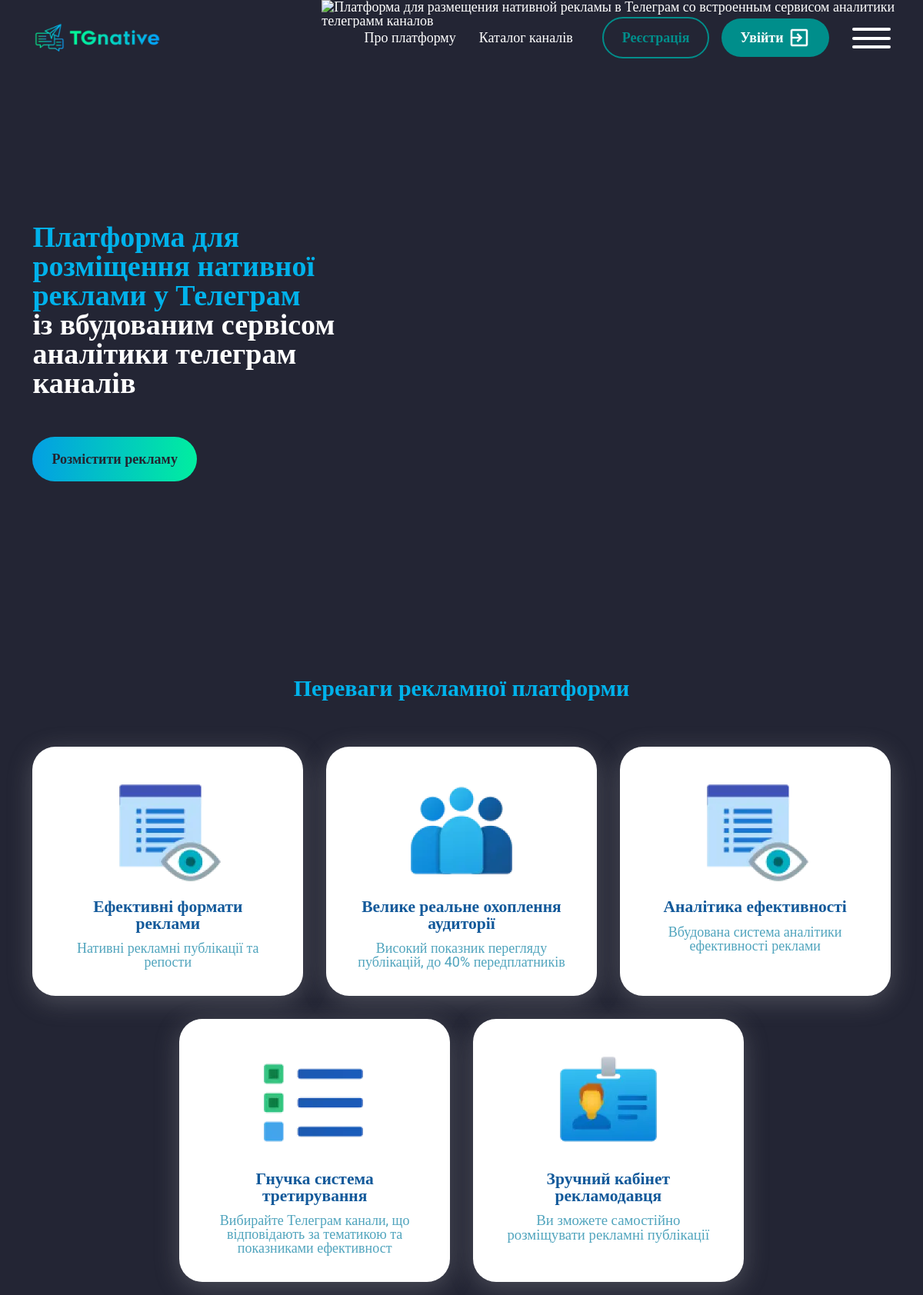
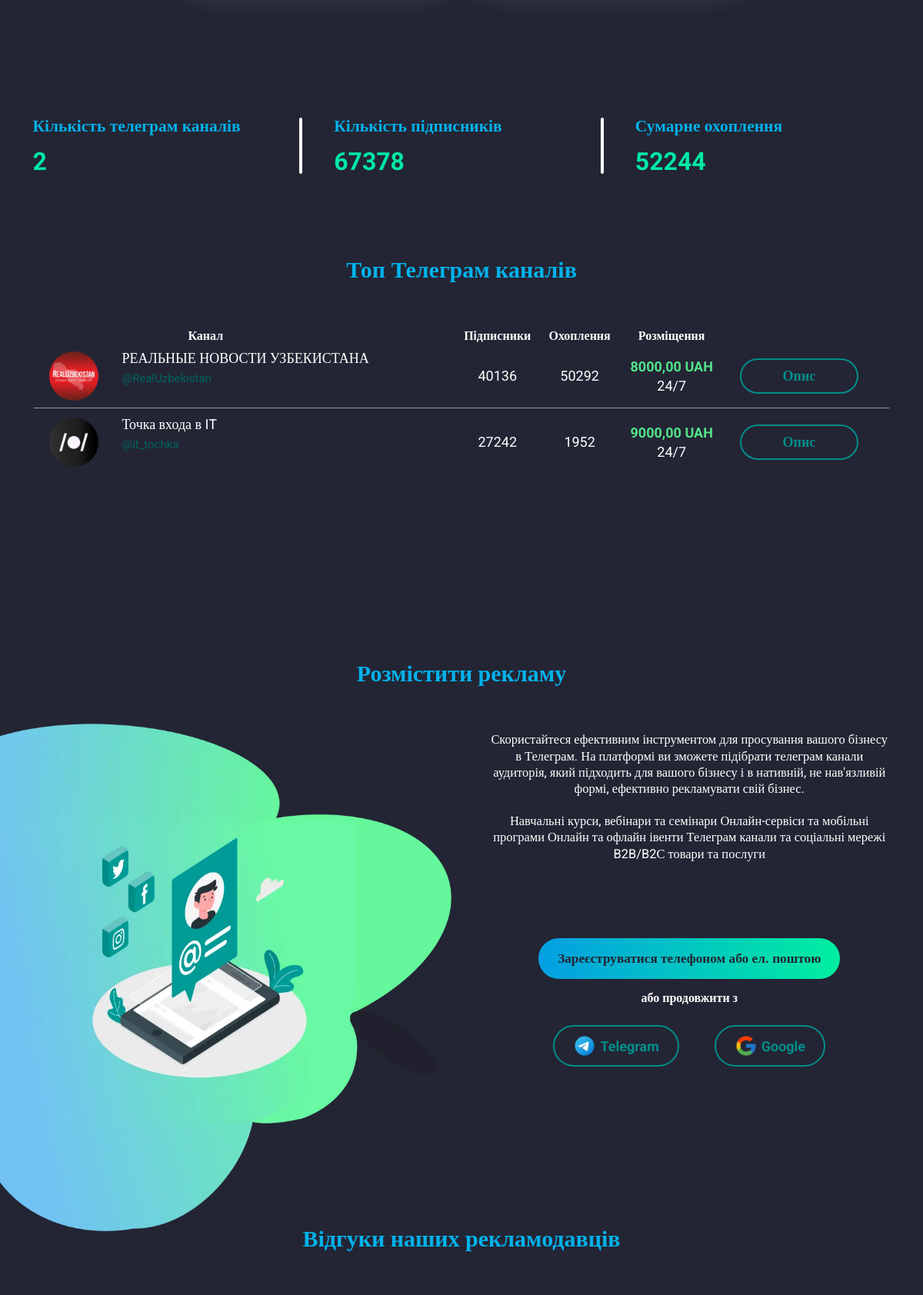
The page / (upper part) on the database its author committed (2 pictures, top to bottom).
### API/models.py (models this page shows, shortened)
class Chanel(models.Model):
    chanel_link=models.CharField(max_length=150)
    name=models.CharField(max_length=150,verbose_name="Называние канала")
    pictures=models.ImageField(verbose_name='Лого')
    subscribers=models.IntegerField()
    views=models.IntegerField()
    created_at=models.DateTimeField(auto_now_add=True)
    last_update=models.DateTimeField(auto_now=True)
    add_chanel =models.ForeignKey(Add_chanel, on_delete=models.CASCADE)
    username=models.CharField(max_length=140)
    daily_subscribers=models.IntegerField(default=0, blank=True, null=True)
    weekly_subscribers=models.IntegerField(default=0, blank=True, null=True)
    weekly_monthy = models.IntegerField(default=0, blank=True, null=True)
    class Meta:
        verbose_name="Канал"
        verbose_name_plural="Канал"
        ordering=['-subscribers']

### accounts/models.py (models this page shows, shortened)
class Cost_Format(models.Model):
    add_chanel=models.ForeignKey(Add_chanel,on_delete=models.CASCADE,related_name='cost_formats')
    placement_format = models.CharField(max_length=100)
    cost_per_format = models.DecimalField(max_digits=10, decimal_places=2)

### accounts/views.py (the view)
# urls.py: path('', views.MainPage.as_view(), name='main'),
class MainPage(TemplateView):
    template_name = 'index.html'
    def get_context_data(self, *, object_list=None, **kwargs):
        context = super().get_context_data(**kwargs)
        context['feedback'] = Feedback.objects.all().order_by('-id')[:3]
        context['count'] = Chanel.objects.exclude(pictures='').select_related('add_chanel').prefetch_related('add_chanel__cost_formats')
        context['lists'] = Chanel.objects.all().count()
        context['subscribers'] = Chanel.objects.aggregate(total=Sum('subscribers'))['total']
        context['total_views'] = Chanel.objects.aggregate(total=Sum('views'))['total']
        return context

### accounts/context_processors.py (called while the page is built, shortened)
def user_authenticated(request):
    user_authenticated_data = {'user_authenticated': request.user.is_authenticated}
    return user_authenticated_data

### accounts/templates/index.html (shortened to what this page needs)
{% extends 'base.html' %}
{% load static %}
{% block content %}
    <main class="page">
			<section class="mainscreen">
				<div class="mainscreen__container">
					<div class="mainscreen__content">
						<h1 class="mainscreen__title">
							<span>Платформа для розміщення нативної реклами у Телеграм</span> <br>
							із вбудованим сервісом аналітики телеграм каналів
						</h1>
						<a href="{% url 'category-list' %}"><button class="mainscreen__btn button button_gradient" type="button">Розмістити рекламу</button></a>
					</div>
				</div>
				<picture><source srcset="{% static 'img/mainscreen/1.webp' %}" type="image/webp"><img class="mainscreen__bg" src="{% static 'img/mainscreen/1.png' %}" alt="Платформа для размещения нативной рекламы в Телеграм со встроенным сервисом аналитики телеграмм каналов"></picture>
			</section>
			<section class="advantages">
				<div class="advantages__container container">
					<h2 class="title title_center">Переваги рекламної платформи</h2>
					<div class="advantages__list">
						<div class="item-advantages squire squire_sm">
							<div class="item-advantages__img">
								<picture><source srcset="{% static 'img/advantages/1.webp' %}" type="image/webp"><img class="img-fluid" src="{% static 'img/advantages/1.png' %}" alt="Эффективные форматы рекламы"></picture>
							</div>
							<h4 class="label-dark-blue label-dark-blue_s24">Ефективні формати реклами</h4>
							<p class="label-light-blue">Нативні рекламні публікації та репости</p>
						</div>
						<div class="item-advantages squire squire_sm">
							<div class="item-advantages__img">
								<picture><source srcset="{% static 'img/advantages/2.webp' %}" type="image/webp"><img class="img-fluid" src="{% static 'img/advantages/2.png' %}" alt="Большой реальный охват аудитории"></picture>
							</div>
							<h4 class="label-dark-blue label-dark-blue_s24">Велике реальне охоплення аудиторії</h4>
							<p class="label-light-blue">Високий показник перегляду публікацій, до 40% передплатників</p>
						</div>
						<div class="item-advantages squire squire_sm">
							<div class="item-advantages__img">
								<picture><source srcset="{% static 'img/advantages/1.webp' %}" type="image/webp"><img class="img-fluid" src="{% static 'img/advantages/1.png' %}" alt="Аналитика эффективности"></picture>
							</div>
							<h4 class="label-dark-blue label-dark-blue_s24">Аналітика ефективності</h4>
							<p class="label-light-blue">Вбудована система аналітики ефективності реклами</p>
						</div>
						<div class="item-advantages squire squire_sm">
							<div class="item-advantages__img">
								<picture><source srcset="{% static 'img/advantages/4.webp' %}" type="image/webp"><img class="img-fluid" src="{% static 'img/advantages/4.png' %}" alt="Гибкая система третирования"></picture>
							</div>
							<h4 class="label-dark-blue label-dark-blue_s24">Гнучка система третирування</h4>
							<p class="label-light-blue">Вибирайте Телеграм канали, що відповідають за тематикою та показниками ефективност</p>
						</div>
						<div class="item-advantages squire squire_sm">
							<div class="item-advantages__img">
								<picture><source srcset="{% static 'img/advantages/5.webp' %}" type="image/webp"><img class="img-fluid" src="{% static 'img/advantages/5.png' %}" alt="Удобный кабинет рекламодателя"></picture>
							</div>
							<h4 class="label-dark-blue label-dark-blue_s24">Зручний кабінет рекламодавця</h4>
							<p class="label-light-blue label-light-blue_s20">Ви зможете самостійно розміщувати рекламні публікації</p>
						</div>
					</div>
				</div>
			</section>
			<section class="counters">
				<div class="counters__container">
					<div class="counters__item">
						<div class="label-blue label-blue_s24">Кількість телеграм каналів</div>
						<div class="counters__num">{{lists}}</div>
					</div>
					<div class="counters__item">
						<div class="label-blue label-blue_s24">Кількість підписників</div>
						{% if subscribers %}
						<div class="counters__num">{{subscribers}}</div>
						{% else %}
						<div class="counters__num">0</div>
						{% endif %}
					</div>
					<div class="counters__item">
						<div class="label-blue label-blue_s24">Сумарне охоплення</div>
						 {% if total_views %}
						<div class="counters__num">{{total_views}}</div>
						{% else %}
						<div class="counters__num">0</div>
						{% endif %}
					</div>
				</div>
			</section>
			<section class="current-offers">
				<div class="current-offers__container container">
					<h2 class="title title_center">Топ Телеграм каналів</h2>
					<div data-showmore class="current-offers">
						<div data-showmore-content="705" class="current-offers__content">
							<div class="table-wrap">
								<table class="table">
									<thead>
										<tr>
											<th scope="col">
												<div class="label-white label-white_s16">Канал</div>
											</th>
											<th scope="col">
												<div class="label-white label-white_s16">Пiдписники</div>
											</th>
											<th>
												<div class="label-white label-white_s16">Охоплення</div>
											</th>
											<th>
												<div class="label-white label-white_s16">Розміщення</div>
											</th>
											<th>
											</th>
										</tr>
									</thead>
									<tbody>
									{% for item in count %}
									{% with last_cost_format=item.add_chanel.cost_formats.last %}
										<tr>
											<td class="table-row" scope="row">
												<div class="table-row__head">
													<a href="{% url 'page' item.pk  %}" target="_blank" class="table-row__img">
														<picture><source srcset="/{{item.pictures}}" type="image/webp"><img class="img-fluid" src="/{{item.pictures}}" alt=""></picture>
													</a>
													<div class="table-row__content">
														<div class="table-row__content">
															<a href="{% url 'page' item.pk  %}" target="_blank" class="label-white hhv-blue">{{item.name}}</a>
															<a href="{{item.chanel_link}}" class="table-row__name">
																@{{item.chanel_link | cut:'https://t.me/'}}
															</a>
														</div>
													</div>
												</div>
											</td>
											<td class="table-row">
												<div class="label-white">{{item.subscribers}}</div>
											</td>
											<td class="table-row">
												<div class="label-white">{{item.views}}</div>
											</td>
											<td class="table-row">
												<div class="table-row__column">
													<div class="label-light-green">{{ last_cost_format.cost_per_format }} UAH</div>
													<div class="label-white">{{ last_cost_format.placement_format }}</div>
												</div>
											</td>
											<td class="table-row">
												<a href="{% url 'page' item.pk  %} ">
												<button class="button button_dark-green button_sm button_no-bg" type="button" style="width:150px">Опис</button></a>
											</td>
										</tr>
									{% endwith %}
            						{% endfor %}
									</tbody>
								</table>
							</div>
						</div>
					</div>
				</div>
			</section>
			<section class="place-ad">
				<picture><source srcset="{% static 'img/place-ad/1.webp' %}" type="image/webp"><img class="place-ad__bg" src="{% static 'img/place-ad/1.png' %}" alt=""></picture>
				<div class="place-ad__container container container_big">
					<h2 class="title title_center">Розмістити рекламу</h2>
					<div class="place-ad__content">
						<div class="place-ad__text text-wrap">
							<p class="text">
								Скористайтеся ефективним інструментом для просування вашого бізнесу в Телеграм. На платформі ви зможете підібрати телеграм канали аудиторія, який підходить для вашого бізнесу і в нативній, не нав'язливій формі, ефективно рекламувати свій бізнес.
							</p>
							<p class="text">
								Навчальні курси, вебінари та семінари
								Онлайн-сервіси та мобільні програми
								Онлайн та офлайн івенти
								Телеграм канали та соціальні мережі
								B2B/B2С товари та послуги
							</p>
						</div>
						<div class="place-ad__actions">
							<a href="{% url 'register' %}" class="button button_gradient button_mobi-sm" type="button">Зареєструватися телефоном або ел. поштою</a>
							<div class="label-white label-white_s16 label-white_fw700">або продовжити з</div>
							<div class="place-ad__btns">
								<button class="button button_sm button_no-bg" type="button">
									<picture><source srcset="{% static 'img/place-ad/tg.webp' %}" type="image/webp"><img src="{% static 'img/place-ad/tg.png' %}" alt=""></picture>
									Telegram
								</button>
								<button class="button button_sm button_no-bg" type="button">
									<picture><source srcset="{% static 'img/place-ad/google.webp' %}" type="image/webp"><img src="{% static 'img/place-ad/google.png' %}" alt=""></picture>
									Google
								</button>
							</div>
						</div>
					</div>
				</div>
			</section>
			<section class="reviews">
				<div class="reviews__container container">
					<div class="reviews__head">
						<h2 class="title title_center">Відгуки наших рекламодавців</h2>
					</div>
				</div>
			</section>
		</main>
{% endblock %}

### rows shown on the page
Chanel: pictures (picture), name "РЕАЛЬНЫЕ НОВОСТИ УЗБЕКИСТАНА", chanel_link "RealUzbekistan", subscribers "40136", views "50292", add_chanel.cost_formats.last.cost_per_format "8000,00", add_chanel.cost_formats.last.placement_format "24/7"
Chanel: pictures (picture), name "Точка входа в IT", chanel_link "it_tochka", subscribers "27242", views "1952", add_chanel.cost_formats.last.cost_per_format "9000,00", add_chanel.cost_formats.last.placement_format "24/7"

### other values the page prints
{{ lists }} "2"
{{ subscribers }} "67378"
{{ total_views }} "52244"
